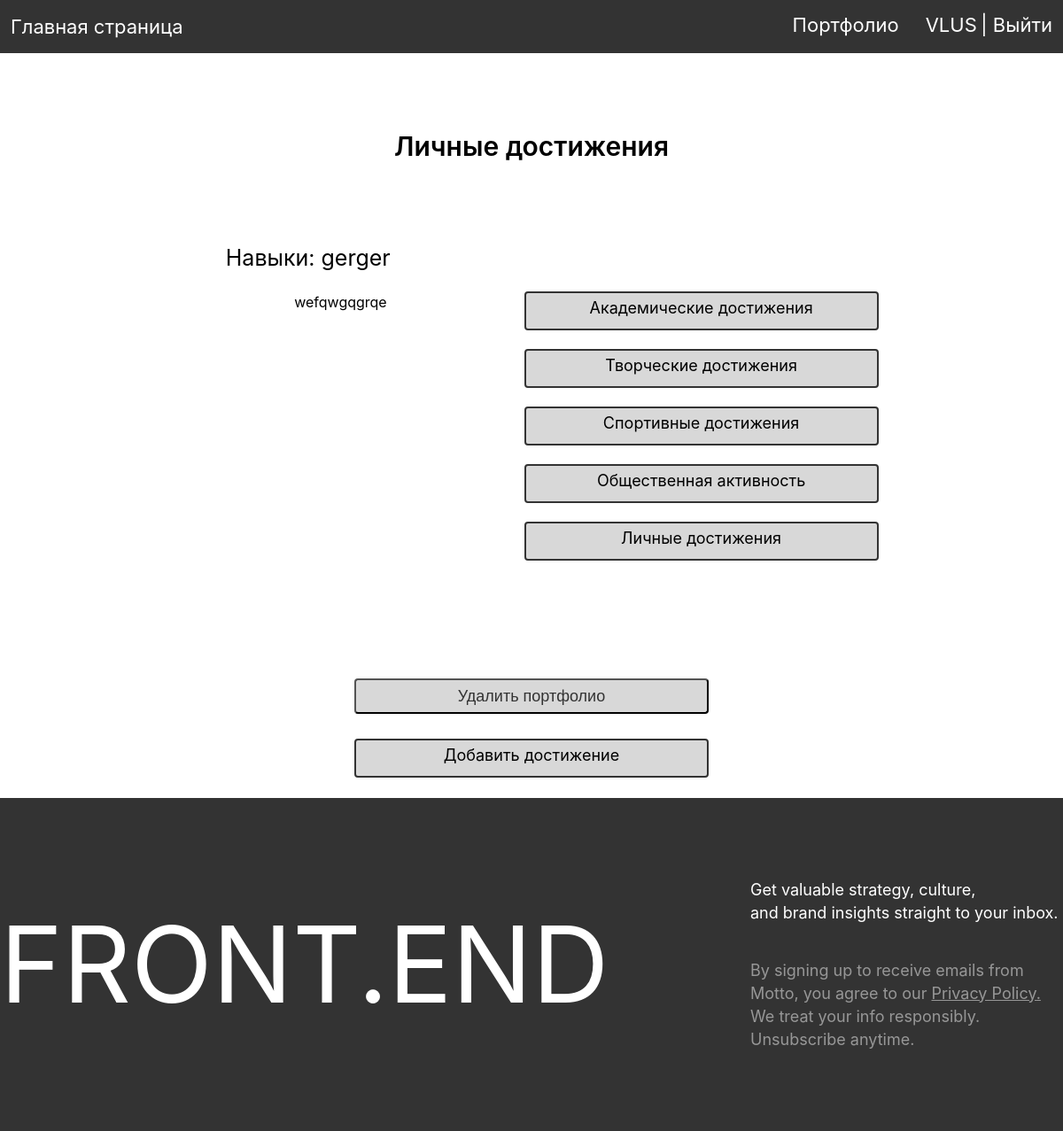
The app's page /profile/personal-achievements/ (signed in), older data.
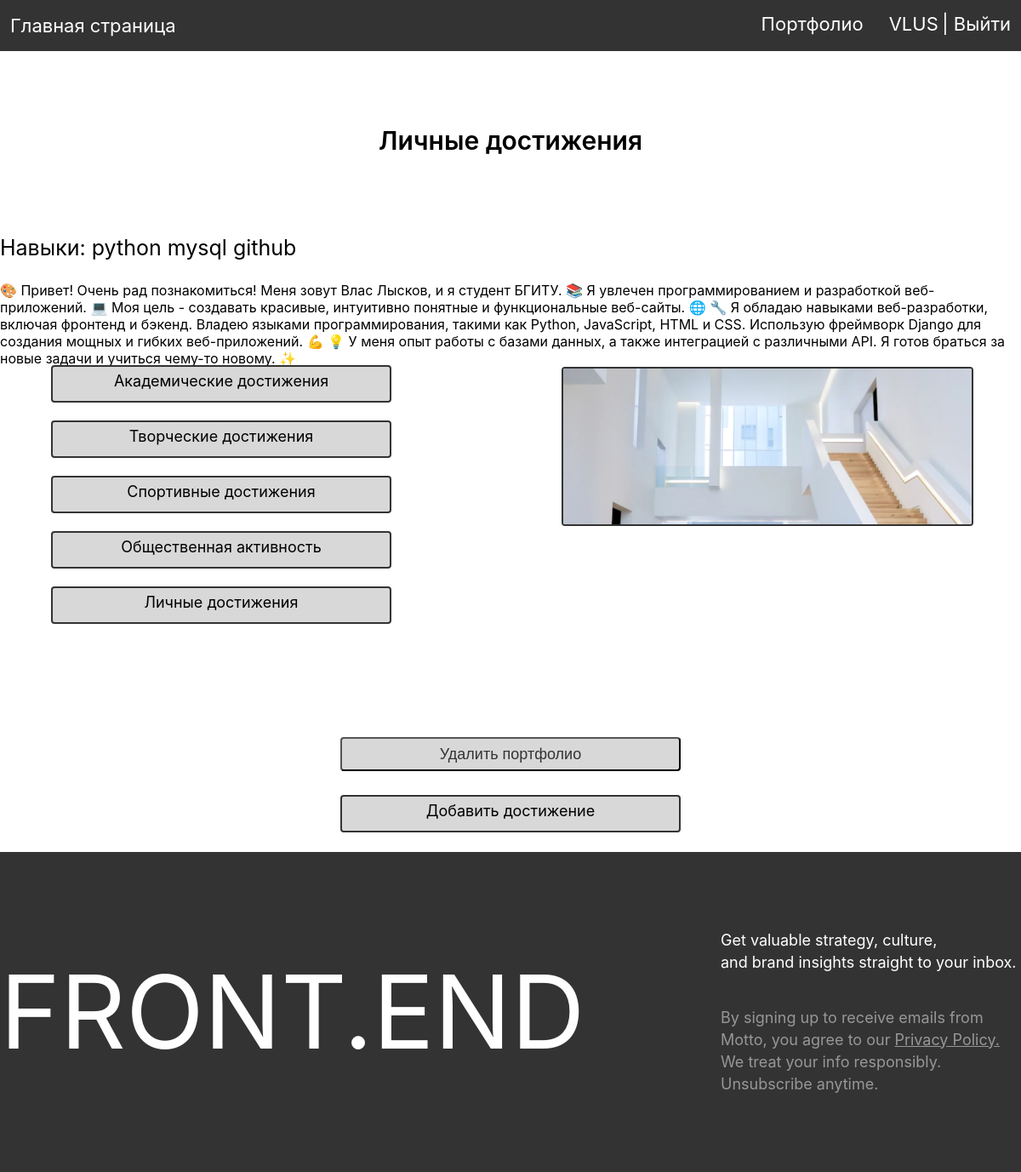
The same page, newer data.
### people/models.py (models this page shows, shortened)
class Portfolio(models.Model):
    user = models.OneToOneField(User, on_delete=models.CASCADE)
    slug = models.SlugField(max_length=255, unique=True, db_index=True, verbose_name="URL")
    creation_date = models.DateField(auto_now_add=True)
    update_date = models.DateField(auto_now=True)
    description = models.TextField(max_length=1765, verbose_name="Описание")
    skills = models.CharField(max_length=255, verbose_name="Навыки")
    class Meta:
        verbose_name = 'Портфолио'
        verbose_name_plural = 'Портфолио'
        ordering = ['-creation_date', 'user']

class AcademicAchievements(models.Model):
    user = models.ForeignKey(User, on_delete=models.CASCADE)
    image = models.ImageField(upload_to='photos/', verbose_name="Подтверждение")
    creation_date = models.DateField(auto_now_add=True)
    description = models.TextField(max_length=765, blank=True, verbose_name="Описание")
    cat = models.ForeignKey('Category', on_delete=models.PROTECT, null=True, verbose_name="Категория")
    class Meta:
        verbose_name = 'Достижения'
        verbose_name_plural = 'Достижения'
        ordering = ['-creation_date', 'user']

### people/views.py (the view)
# urls.py: path('profile/<slug:cat_slug>/', profile_cat, name='profile_cat'),
def profile_cat(request, cat_slug):
    if request.user.is_authenticated:
        try:
            category = get_object_or_404(Category, slug=cat_slug)
            portfolio = get_object_or_404(Portfolio, user=request.user)
            academic_achievements = AcademicAchievements.objects.filter(user=portfolio.user, cat=category)
        except Http404:
            return redirect('add_portfolio')
        data = {
            'show_academic_achievements': 'profile/academic-achievements',
            'show_creative_achievements': 'profile/creative-achievements',
            'show_sport_achievements': 'profile/sport-achievements',
            'show_social_activity': 'profile/social-activity  ',
            'show_personal_achievements': 'profile/personal-achievements',
            'back': 'profile',
            'portfolio': portfolio,
            'menu': menu,
            'title': achievements_dict[cat_slug],
            'academic_achievements': academic_achievements
        }
        return render(request, 'people/profile_cat.html', context=data)
    else:
        return redirect('login')

### people/templates/people/profile_cat.html (shortened to what this page needs)
{% extends 'people/base.html' %}
{% block content_css %}
{% load static %}
<link rel="stylesheet" type="text/css" href=" {% static 'people/css/portfolio_slug.css' %}">
{% endblock %}
{% block content %}
<div class="portfolio-container">
    <h1>{{title}}</h1>
    <div class="content">
        <p class="skills">Навыки: {{portfolio.skills}} </p>
        <p class="description">{{portfolio.description}}</p>
        <div class="card">
            <div class="clear">
                <a class="look" href="/{{show_academic_achievements}}">Академические достижения</a>
            </div>
            <div class="clear">
                <a class="look" href="/{{show_creative_achievements}}">Творческие достижения</a>
            </div>
            <div class="clear">
                <a class="look" href="/{{show_sport_achievements}}">Спортивные достижения</a>
            </div>
            <div class="clear">
                <a class="look" href="/{{show_social_activity}}">Общественная активность</a>
            </div>
            <div class="clear">
                <a class="look" href="/{{show_personal_achievements}}">Личные достижения</a>
            </div>
        </div>
            {% for achievement in academic_achievements %}
            <div class="card">
                <img src="{{ achievement.image.url }}" alt="Achievement Image">
            </div>
            {% endfor %}
    </div>
    <form action="{% url 'delete_portfolio' %}" method="POST">
          <button type="submit" class="but-delete">Удалить портфолио</button>
    </form>
    <div class="clear">
            <a class="look" href="{% url 'add_academic' %}">Добавить достижение</a>
    </div>
</div>
{% endblock %}

### people/templates/people/base.html (shortened to what this page needs)
<!DOCTYPE html>
<html lang="ru">
<head>
    {% load static %}
    <link rel="stylesheet" type="text/css" href=" {% static 'people/css/base.css' %}">
    {% block content_css %}
    {% endblock %}
</head>
<body>
    <nav class="navbar">
        <a href="/">Главная страница</a>
        <ul class="navbar-list">
            {% for m in menu %}
            <li>
                <a href="{% url m.url_n %}"> {{m.title}}</a>
            </li>
            {% endfor %}
            {% if request.user.is_authenticated %}
                <li> <a href="{% url 'profile' %}">{{user.username}}</a> <a href="{% url 'logout' %}">| Выйти</a></li>
            {% endif %}
        </ul>
    </nav>
    <section>
        <div class="intro" id="intro">
        <div class="container">
            {% block content %}
            {% endblock %}
        </div>
        </div>
    </section>
    <footer>
        <div class="container footer-content">
            <h2 class="footer-title">FRONT.END</h2>
            <div class="footer-desc">
                <p class="footer-text-top">
                    Get valuable strategy, culture, <br>
                    and brand insights straight to your inbox.
                </p>
                <p class="footer-text-last">
                    By signing up to receive emails from Motto,
                    you agree to our <a href="{% url 'privacy' %}" class="mini-text">Privacy Policy.</a>
                    We treat your info responsibly. Unsubscribe anytime.
                </p>
            </div>
        </div>
    </footer>
</body>
</html>

Row changes from the older to the newer data that the page shows:
changed Portfolio: skills "gerger" → "python mysql github"; description "wefqwgqgrqe" → "🎨 Привет! Очень рад познакомиться! Меня зовут Влас Лысков, и я студент БГИТУ. 📚 Я увлечен программированием и разработкой веб-приложений. 💻 Моя цель - создавать красивые, интуитивно понятные и функциональные веб-сайты. 🌐 🔧 Я обладаю навыками веб-разработки, включая фронтенд и бэкенд. Владею языками программирования, такими как Python, JavaScript, HTML и CSS. Использую фреймворк Django для создания мощных и гибких веб-приложений. 💪 💡 У меня опыт работы с базами данных, а также интеграцией с различными API. Я готов браться за новые задачи и учиться чему-то новому. ✨"
added AcademicAchievements: image (picture)
